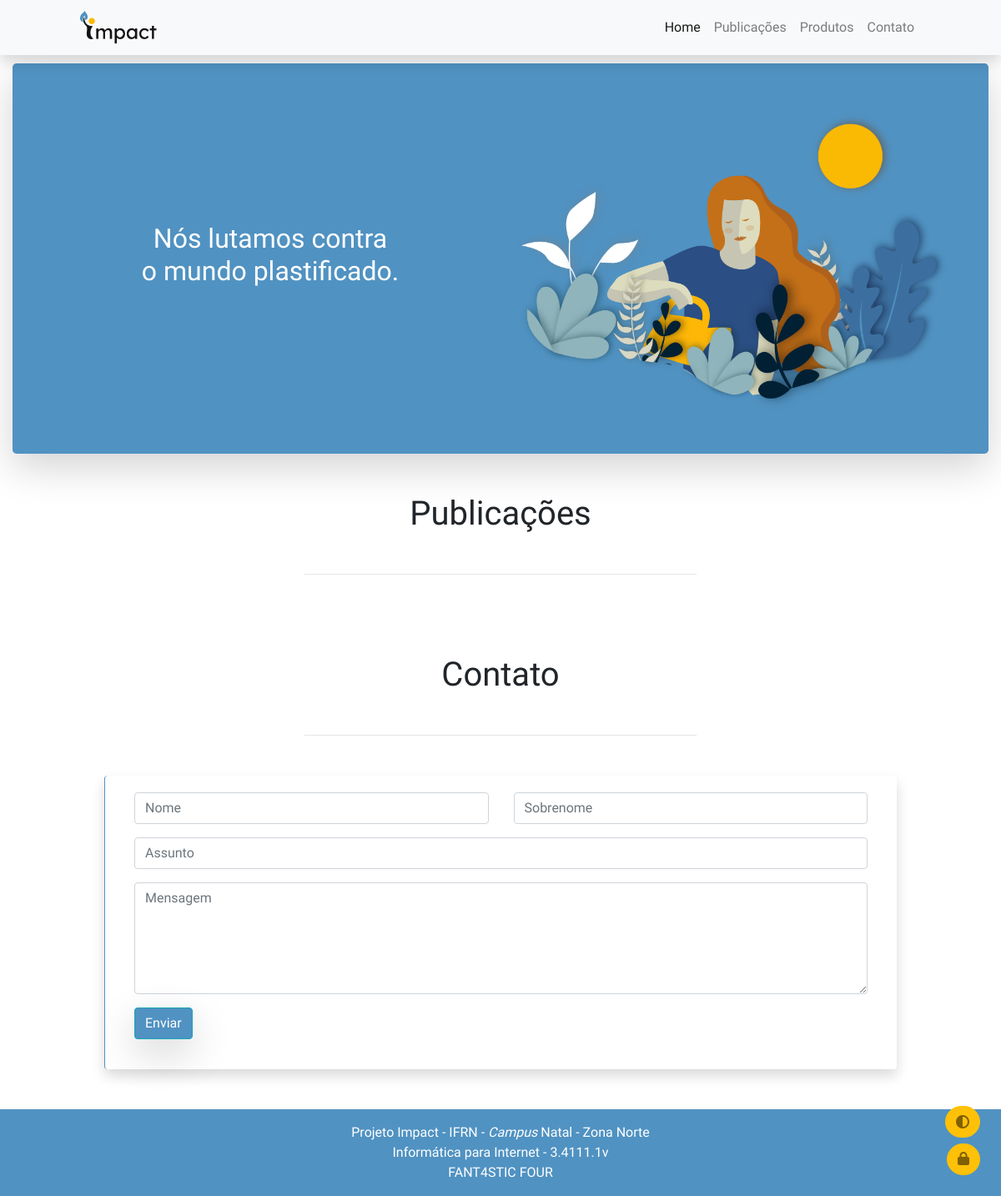
Before: / with the older database file.
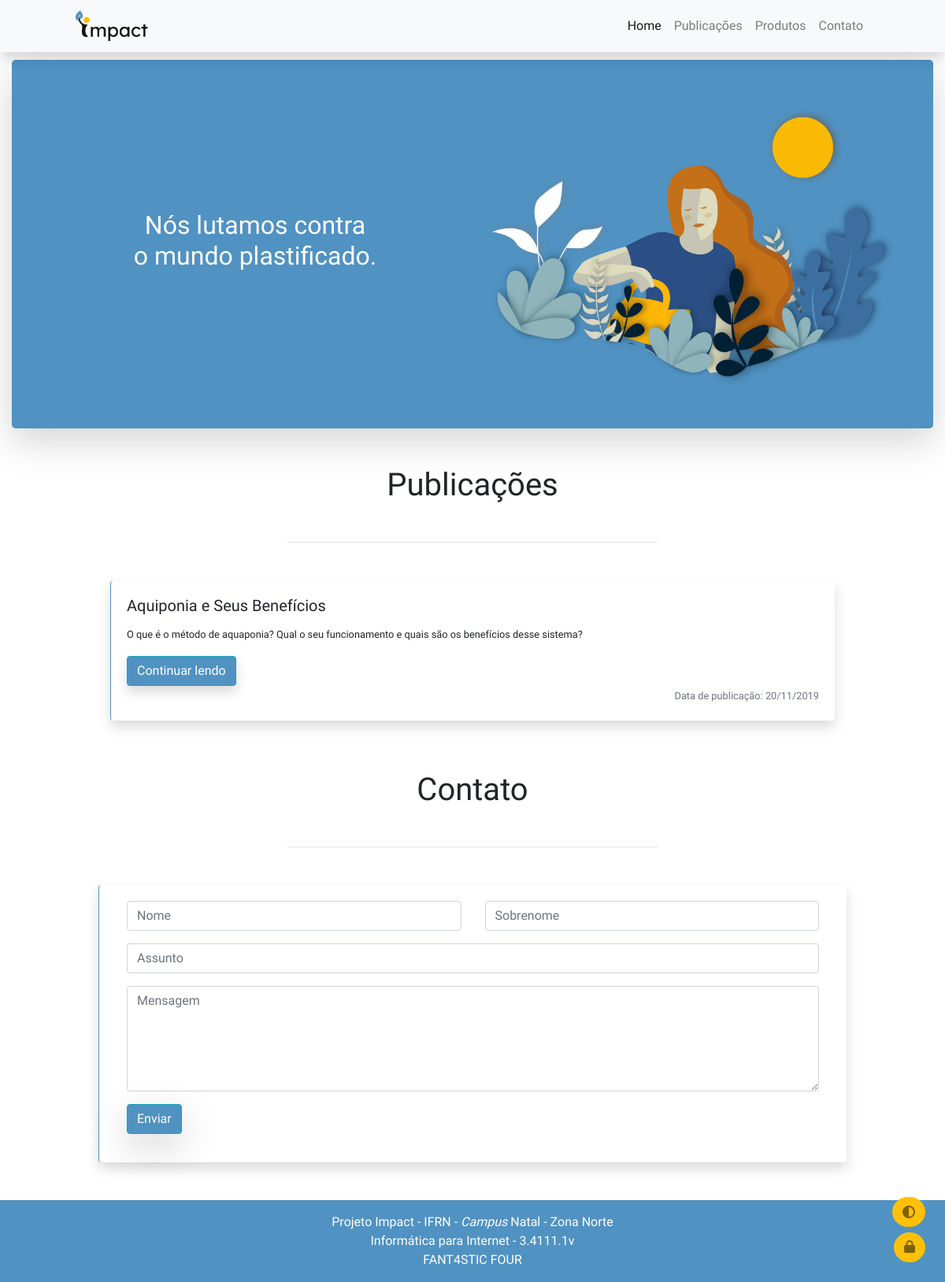
After: the same page with the newer database file.
### tables this page shows
CREATE TABLE `publicacoes` (
  `id` int(11) NOT NULL,
  `titulo` varchar(100) NOT NULL,
  `descricao` varchar(300) NOT NULL,
  `texto_completo` text NOT NULL,
  `data_publicacao` datetime NOT NULL,
  `anexo` varchar(200) NOT NULL,
  `link_imagem` varchar(8000) NOT NULL
);

### application/controllers/Home.php (called while the page is built, shortened)
<?php
class Home extends CI_Controller {
	public function index() {
		$this->load->model('publicacoes_model', 'publicacoes');
		$data['publicacoes'] = $this->publicacoes->getPublicacoes();
		$this->load->view('index', $data);
	}
}

### index.php (called while the page is built, shortened)
<?php
require_once BASEPATH.'core/CodeIgniter.php';

### application/models/Publicacoes_model.php (called while the page is built, shortened)
<?php
class Publicacoes_model extends CI_Model {
	public function getPublicacoes() {
		$this->db->order_by('id','DESC');
		$query = $this->db->get('publicacoes');
		return $query->result();
	}
}

### application/views/index.php (the view, shortened to what this page needs)
<!DOCTYPE html>
<html lang="pt-BR">
  <head>
    <link rel="stylesheet" href="https://stackpath.bootstrapcdn.com/bootstrap/4.3.1/css/bootstrap.min.css">
  </head>
  <body class=" mt-5 pt-1">
    <button id="dark-mode" class="btn btn-warning text-black-50 floating2"><i class="fas fa-adjust"></i></button>
    <a title="Área do Administrador" href="login" class="btn btn-warning text-black-50 floating"><i class="fas fa-lock"></i></a>
    <nav class="navbar navbar-expand-lg  fixed-top shadow navbar-light bg-light px-5">
    	<a id="navbar-brand" class="navbar-brand ml-5" href="#">
         <img id="logo" src="<?php echo base_url();?>/assets/img/logo.png" height="40">
      </a>
  	  <div class="collapse navbar-collapse" id="navbarSupportedContent">
  	    <ul class="navbar-nav ml-auto mr-5">
  	      <li class="nav-item active">
  	        <a class="nav-link" href="#">Home</a>
  	      </li>
  	      <li class="nav-item">
  	        <a class="nav-link" href="#publicacoes" data-smooth="#publicacoes">Publicações</a>
  	      </li>
  	      <li class="nav-item">
  	        <a class="nav-link" href="produtos">Produtos</a>
  	      </li>
          <li class="nav-item">
            <a class="nav-link" href="#contato">Contato</a>
          </li>
  	    </ul>
  	  </div>
    </nav>
    <section id="Home">
        <div class="container-fluid mt-4">
            <div class="carousel bg-info shadow-lg rounded-lg p-5">
                <div class="row align-items-center">
                    <div class="col-md-6">
                        <h2 class="text-center text-white">Nós lutamos contra <br>o mundo plastificado.</h2>
                    </div>
                    <div class="col-md-6">
                        <img src="<?php echo base_url();?>/assets/img/home-impact.png" class="img-fluid">
                    </div>
                </div>
            </div>
        </div>
    </section>
    <section class="mt-5">
      <h1 class="text-center mt-5 mb-5">Publicações</h1>
      <div class="col-5 mt-5 mx-auto"><hr></div>
      <div class="container-fluid my-5">
          <div class="container">
              <div class="row">
                <?php $contador = 0;
                    foreach ($publicacoes as $publicacao) { ?>
                      <div class="col-md-10 mx-auto">
                        <div class="card mb-3 border-left border-info border-top-0 border-bottom-0 border-right-0 shadow">
                          <div class="card-body">
                            <h5 class="card-title"><?php echo $publicacao->titulo ?></h5>
                            <p class="card-text"><small><?php echo $publicacao->descricao ?></small></p>
                            <a href="publicacao/?id=<?php echo $publicacao->id;?>" class="btn btn-info shadow">Continuar lendo</a>
                            <p class="card-text text-right"><small class="text-muted"><?php
                              $sampleDate = $publicacao->data_publicacao;
                              $convertDate = date("d/m/Y", strtotime($sampleDate));
                              echo "Data de publicação: ",$convertDate;
                             ?></small></p>
                          </div>
                        </div>
                      </div>
                <?php $contador++;}?>
              </div><span id="contato"></span>
          </div>
      </div>
    </section>
    <section class="mt-5">
      <h1 class="text-center mt-5 mb-5">Contato</h1>
      <div class="col-5 mt-5 mx-auto"><hr></div>
      <div class="container mt-5">
          <div class="row">
            <div class="card col-10 mx-auto mb-5 shadow border-right-0 border-bottom-0 border-top-0 border-info">
              <div class="card-body">
                <form>
                  <div class="row">
                    <div class="col mb-3">
                      <input type="text" class="form-control" placeholder="Nome">
                    </div>
                    <div class="col mb-3">
                      <input type="text" class="form-control" placeholder="Sobrenome">
                    </div>
                    <div class="col-md-12 mb-3">
                      <input type="text" class="form-control" placeholder="Assunto">
                    </div>
                    <div class="col-md-12 mb-3">
                      <textarea class="form-control" placeholder="Mensagem" rows="5"></textarea>
                    </div>
                    <div class="col-md-12 mb-3">
                      <button type="submit" class="btn btn-info shadow-lg">Enviar</button>
                    </div>
                  </div>
                </form>
              </div>
            </div>
          </div>
      </div>
    </section>
    <footer class="footer mt-auto py-3 bg-info">
      <div class="container text-center">
        <span class="text-white">Projeto Impact - IFRN - <i>Campus</i> Natal - Zona Norte</span><br>
        <span class="text-white">Informática para Internet - 3.4111.1v</span><br>
        <span class="text-white">FANT4STIC FOUR</span>
      </div>
    </footer>
  </body>
</html>

### application/views/index.php (style rules this page uses)
* { font-family: 'Lexend Deca', sans-serif }
html { scroll-behavior: smooth }
.bg-info { background-color: #5092c2 !important; }
.btn-info { background-color: #5092c2 !important; }
.border-info { border-color: #5092c2 !important; }
.floating { position: fixed; bottom: 25px; right: 25px; z-index: 1060; border-radius:30px; }
.floating2 { position: fixed; bottom: 70px; right: 25px; z-index: 1060; border-radius:30px; }

Changed rows visible on the page:
added publicacoes: titulo "Aquiponia e Seus Benefícios", descricao "O que é o método de aquaponia? Qual o seu funcionamento e quais são os benefícios desse sistema?", data_publicacao "20/11/2019"
